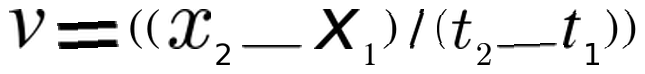
#> input picture examples/slash.png, 645 x 74 px
$ python -i components.py   (imports and definitions only)
#> lines starting #> are read from the running program, lines starting #| are printed output that depends on the picture; after the words box and inside, x2 and y2 are one past the last pixel; in counts of white or black regions, pixels touching at a corner belong together
"""Connected components retain their IDs through every merge.

AI-assisted implementation. A bounding box is used for geometry, never to
discover which other components belong to a symbol. Touching symbols within
one component still require a separate split algorithm; this does not add one.
"""
from dataclasses import dataclass
import numpy as np
from PIL import Image, ImageFilter, ImageOps
from scipy import ndimage


@dataclass(frozen=True)
class Group:
    ids: tuple
    box: tuple


def combine(a, b):
    return Group(tuple(sorted(a.ids + b.ids)), (
        min(a.box[0], b.box[0]), min(a.box[1], b.box[1]),
        max(a.box[2], b.box[2]), max(a.box[3], b.box[3])))


def otsu(a):
    hist = np.bincount(a.ravel(), minlength=256).astype(np.float64)
    w = hist.cumsum()
    s = (hist * np.arange(256)).cumsum()
    variance = (s[-1] * w - s * w[-1]) ** 2 / np.maximum(1, w * (w[-1] - w))
    return a <= int(variance.argmax())


def preprocess(source):
    source = ImageOps.exif_transpose(source).convert('RGBA')
    background = Image.new('RGBA', source.size, 'white')
    background.alpha_composite(source)
    image = background.convert('L')
    image.thumbnail((1600, 1600))
    pixels = np.asarray(image, dtype=np.float32)
    bg = np.asarray(image.filter(ImageFilter.GaussianBlur(
        max(8, .05 * min(image.size)))), dtype=np.float32)
    pixels = np.clip(255 * pixels / (bg + 1), 0, 255).astype('uint8')
    labels, _ = ndimage.label(otsu(pixels), np.ones((3, 3)))
    heights = [s[0].stop - s[0].start for s in ndimage.find_objects(labels)
               if s and s[0].stop - s[0].start > 3
               and s[1].stop - s[1].start < 4 * (s[0].stop - s[0].start)]
    height = float(np.percentile(heights, 70)) if heights else max(1, image.height)
    scale = min(48 / height, 1024 / image.width, 512 / image.height)
    image = Image.fromarray(pixels).resize((max(1, round(image.width * scale)),
                                          max(1, round(image.height * scale))),
                                         Image.Resampling.LANCZOS)
    return image, otsu(np.asarray(image))


def group_components(mask):
    labels, _ = ndimage.label(mask, np.ones((3, 3)))
    groups = []
    for index, bounds in enumerate(ndimage.find_objects(labels), 1):
        if bounds and np.count_nonzero(labels[bounds] == index) >= 3:
            y, x = bounds
            groups.append(Group((index,), (x.start, y.start, x.stop, y.stop)))
    heights = [g.box[3] - g.box[1] for g in groups
               if g.box[3] - g.box[1] > 4
               and g.box[2] - g.box[0] < 4 * (g.box[3] - g.box[1])]
    height = float(np.median(heights)) if heights else 32.0
    # '=' candidates keep the original IDs of the two bars.
    candidates = []
    for i, ga in enumerate(groups):
        a = ga.box
        aw, ah = a[2] - a[0], a[3] - a[1]
        if aw < 3 * ah:
            continue
        for j in range(i + 1, len(groups)):
            b = groups[j].box
            bw, bh = b[2] - b[0], b[3] - b[1]
            overlap = max(0, min(a[2], b[2]) - max(a[0], b[0])) / min(aw, bw)
            gap = max(a[1], b[1]) - min(a[3], b[3])
            if (bw >= 3 * bh and overlap >= .8 and min(aw, bw) / max(aw, bw) >= .7
                    and 0 < gap <= .5 * height):
                candidates.append((overlap - gap / height, i, j))
    used, merged = set(), []
    for _, i, j in sorted(candidates, reverse=True):
        if i in used or j in used:
            continue
        a, b = groups[i].box, groups[j].box
        between = any(k not in (i, j) and max(a[1], b[1]) > g.box[3]
                      and min(a[3], b[3]) < g.box[1]
                      and min(a[2], b[2]) > g.box[0]
                      and max(a[0], b[0]) < g.box[2] for k, g in enumerate(groups))
        if not between:
            used.update((i, j))
            merged.append(combine(groups[i], groups[j]))
    groups = [g for i, g in enumerate(groups) if i not in used] + merged
    heights = [g.box[3] - g.box[1] for g in groups
               if g.box[3] - g.box[1] > 3
               and g.box[2] - g.box[0] < 4 * (g.box[3] - g.box[1])]
    height = max(1., float(np.median(heights))) if heights else 48.
    # Dot + stem (i/j): the ownership set is merged as well as the box.
    used, merged = set(), []
    for i, dot in enumerate(groups):
        p = dot.box
        pw, ph = p[2] - p[0], p[3] - p[1]
        if pw > .25 * height or ph > .25 * height:
            continue
        choices = []
        for j, stem in enumerate(groups):
            b = stem.box
            bw, bh = b[2] - b[0], b[3] - b[1]
            dx = abs((p[0] + p[2] - b[0] - b[2]) / 2)
            gap = b[1] - p[3]
            if (i != j and bh >= .5 * height and bw <= .6 * height
                    and pw * ph <= .2 * bw * bh and dx <= .25 * height
                    and 0 <= gap <= .4 * height):
                choices.append((dx / height + gap / height, j))
        choices.sort()
        if choices and (len(choices) == 1 or choices[1][0] - choices[0][0] >= .1):
            j = choices[0][1]
            if i not in used and j not in used:
                used.update((i, j))
                merged.append(combine(dot, groups[j]))
    groups = [g for i, g in enumerate(groups) if i not in used] + merged
    groups.sort(key=lambda g: ((g.box[0] + g.box[2]) / 2,
                               (g.box[1] + g.box[3]) / 2))
    return labels, groups


def masked_patch(image, labels, group):
    x0, y0, x1, y1 = group.box
    own_pixels = np.isin(labels[y0:y1, x0:x1], group.ids)
    return Image.fromarray(np.where(own_pixels,
        np.asarray(image)[y0:y1, x0:x1], 255).astype('uint8'))


def crop_symbol(image):
    image = image.convert('L')
    bounds = Image.fromarray((np.asarray(image) < 180).astype('uint8') * 255).getbbox()
    if bounds:
        image = image.crop(bounds)
    image.thumbnail((28, 28))
    canvas = Image.new('L', (32, 32), 255)
    canvas.paste(image, ((32 - image.width) // 2, (32 - image.height) // 2))
    return (255 - np.asarray(canvas).astype('float32'))[None] / 255


def segment(source, max_segments=64):
    image, mask = preprocess(source)
    labels, groups = group_components(mask)
    if not groups or len(groups) > max_segments:
        raise ValueError('empty_or_excess_segments')
    boxes = [list(g.box) for g in groups]
    crops = np.stack([crop_symbol(masked_patch(image, labels, g)) for g in groups])
    b = np.asarray(boxes, dtype=np.float32)
    heights = [v[3] - v[1] for v in boxes
               if v[3] - v[1] > 3 and v[2] - v[0] < 4 * (v[3] - v[1])]
    h = max(1., float(np.median(heights))) if heights else 48.
    centers = (b[:, :2] + b[:, 2:]) / 2
    delta = np.vstack((np.zeros((1, 2), np.float32), np.diff(centers, axis=0))) / h
    geometry = np.column_stack((centers[:, 0] / image.width, centers[:, 1] / image.height,
        (b[:, 2] - b[:, 0]) / image.width, (b[:, 3] - b[:, 1]) / image.height,
        delta, (b[:, 2] - b[:, 0]) / h, (b[:, 3] - b[:, 1]) / h)).astype('float32')
    geometry[:, 4:] = geometry[:, 4:].clip(-4, 4)
    return crops, geometry, boxes

>>> from PIL import Image
>>> picture = Image.open('../../examples/slash.png')
#> picture is the input picture: PIL image 645x74 L; min 0, max 255, mean 232.3
>>> result = segment(picture)
#> in preprocess, `background = Image.new('RGBA', source.size, 'white')`: background: PIL image 645x74 RGBA; every value is 255
#> in preprocess, `pixels = np.clip(255 * pixels / (bg + 1), 0, 255).astype('uint8')`:
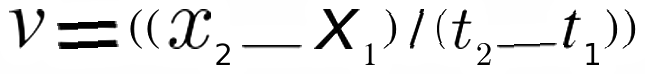
#> pixels: shape (74, 645); min 0, max 255, mean 234.1
#> in otsu, `hist = np.bincount(a.ravel(), minlength=256).astype(np.float64)`: hist = 256 values, max 35224 at index 255, min 3 at index 139, mean 186.4
#> in otsu, `w = hist.cumsum()`: w = 256 values from 1549 to 47730
#> in otsu, `s = (hist * np.arange(256)).cumsum()`: s = 256 values from 0 to 11172301
#> in otsu, `variance = (s[-1] * w - s * w[-1]) ** 2 / np.maximum(1, w * (w[-1] - w))`: variance = 256 values, max 8.99e+12 at index 140, min 0 at index 255, mean 8.28e+12
#> in otsu, `return a <= int(variance.argmax())`: returned value: shape (74, 645) bool; 8.5% white; 20 white regions, largest, box (x1, y1, x2, y2) and area: (314, 9, 360, 49) 549, (169, 9, 211, 49) 472, (57, 21, 117, 30) 412
#> in preprocess, `labels, _ = ndimage.label(otsu(pixels), np.ones((3, 3)))`:
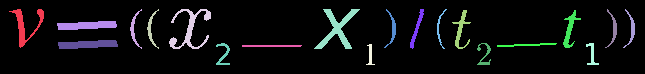
#> labels: shape (74, 645) int32; 21 distinct labels, from 0 to 20; one colour per label, 0 black
#> in preprocess, `heights = [s[0].stop - s[0].start for s in ndimage.find_objects(labels..`: heights = [39, 40, 40, 40, 40, 39, 40, 40, 39, 39, 39, 38, 22, 22, 22, 21]
#> in preprocess, `height = float(np.percentile(heights, 70)) if heights else max(1, imag..`: height = 40
#> in preprocess, `scale = min(48 / height, 1024 / image.width, 512 / image.height)`: scale = 1.2
#> in preprocess, `image = Image.fromarray(pixels).resize((max(1, round(image.width * sca..`:
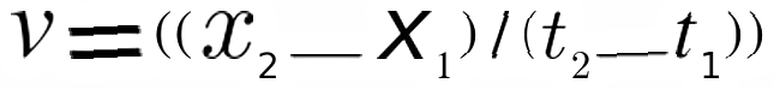
#> image: PIL image 774x89 L; min 0, max 255, mean 233.9
#> in otsu (call 2), `return a <= int(variance.argmax())`: returned value: shape (89, 774) bool; 8.6% white; 21 white regions (1 under 20 px), largest, box (x1, y1, x2, y2) and area: (377, 11, 432, 59) 803, (203, 11, 253, 59) 692, (70, 48, 142, 59) 608
#> in group_components, `labels, _ = ndimage.label(mask, np.ones((3, 3)))`:
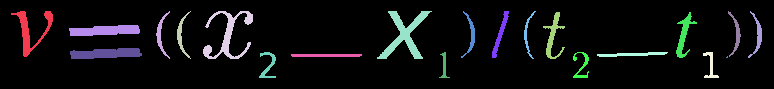
#> labels: shape (89, 774) int32; 22 distinct labels, from 0 to 21; one colour per label, 0 black
#> the loop in group_components, `for index, bounds in enumerate(ndimage.find_objects(labels), 1):` made 21 passes
#> after the loop in group_components, `for index, bounds in enumerate(ndimage.find_objects(labels), 1):`: groups = 21 items
#> in group_components, `heights = [g.box[3] - g.box[1] for g in groups if g.box[3] - g.box[1] ..`: heights = [46, 48, 48, 48, 48, 47, 47, 48, 46, 47, 47, 46, 26, 26, 26, 26]
#> in group_components, `height = float(np.median(heights)) if heights else 32.0`: height = 47
#> the loop in group_components, `for i, ga in enumerate(groups):` made 21 passes
#> (a, aw, ah) on passes 1 to 12: ((11, 11, 53, 57), 42, 46), ((156, 11, 170, 59), 14, 48), ((177, 11, 191, 59), 14, 48), ((203, 11, 253, 59), 50, 48), ((377, 11, 432, 59), 55, 48), ((461, 11, 475, 58), 14, 47), ((492, 11, 509, 58), 17, 47), ((524, 11, 536, 59), 12, 48), ((728, 11, 741, 57), 13, 46), ((748, 11, 762, 58), 14, 47), ((543, 12, 565, 59), 22, 47), ((676, 12, 697, 58), 21, 46)
#> after the loop in group_components, `for i, ga in enumerate(groups):`: candidates = [(0.731, 12, 13)]
#> the loop in group_components, `for _, i, j in sorted(candidates, reverse=True):` made 1 pass
#> (i, j, a, b, between) on pass 1: (12, 13, (69, 25, 140, 36), (70, 48, 142, 59), False)
#> after the loop in group_components, `for _, i, j in sorted(candidates, reverse=True):`: merged = 1 item; used = 2 items
#> in group_components, `groups = [g for i, g in enumerate(groups) if i not in used] + merged`: groups = 20 items
#> in group_components, `heights = [g.box[3] - g.box[1] for g in groups if g.box[3] - g.box[1] ..`: heights = [46, 48, 48, 48, 48, 47, 47, 48, 46, 47, 47, 46, 26, 26, 26, 26, 34]
#> the loop in group_components, `for i, dot in enumerate(groups):` made 20 passes
#> after the loop in group_components, `for i, dot in enumerate(groups):`: merged = []; used = 0 items
#> in segment, `labels, groups = group_components(mask)`: groups = 20 items
#> in segment, `boxes = [list(g.box) for g in groups]`: boxes = 20 items, first 6: [11, 11, 53, 57], [69, 25, 142, 59], [156, 11, 170, 59], [177, 11, 191, 59], [203, 11, 253, 59], [259, 52, 276, 78]
#> in masked_patch, `own_pixels = np.isin(labels[y0:y1, x0:x1], group.ids)`: own_pixels: shape (46, 42) bool; 26.5% white; 1 white region, box (x1, y1, x2, y2) and area: (0, 0, 42, 46) 512
#> in crop_symbol, `bounds = Image.fromarray((np.asarray(image) < 180).astype('uint8') * 2..`: bounds = (0, 0, 42, 46)
#> in crop_symbol, `canvas = Image.new('L', (32, 32), 255)`: canvas: PIL image 32x32 L; every value is 255
#> in masked_patch (call 2), `own_pixels = np.isin(labels[y0:y1, x0:x1], group.ids)`: own_pixels: shape (34, 73) bool; 48.7% white; 2 white regions, box (x1, y1, x2, y2) and area: (1, 23, 73, 34) 608, (0, 0, 71, 11) 601
#> in masked_patch (call 5), `x0, y0, x1, y1 = group.box`: x0 = 203; x1 = 253
#> in masked_patch (call 5), `own_pixels = np.isin(labels[y0:y1, x0:x1], group.ids)`:
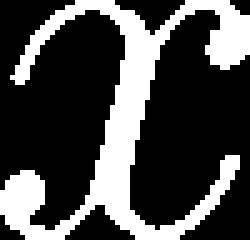
#> own_pixels: shape (48, 50) bool (shown 5 times larger); 28.8% white; 1 white region, box (x1, y1, x2, y2) and area: (0, 0, 50, 48) 692
#> in masked_patch (call 8), `own_pixels = np.isin(labels[y0:y1, x0:x1], group.ids)`: own_pixels: shape (48, 55) bool; 30.4% white; 1 white region, box (x1, y1, x2, y2) and area: (0, 0, 55, 48) 803
#> in masked_patch (call 13), `own_pixels = np.isin(labels[y0:y1, x0:x1], group.ids)`: own_pixels: shape (47, 22) bool; 30.3% white; 1 white region, box (x1, y1, x2, y2) and area: (0, 0, 22, 47) 313
#> in masked_patch (call 16), `own_pixels = np.isin(labels[y0:y1, x0:x1], group.ids)`: own_pixels: shape (46, 21) bool; 32.3% white; 1 white region, box (x1, y1, x2, y2) and area: (0, 0, 21, 46) 312
#> in masked_patch (call 17), `x0, y0, x1, y1 = group.box`: x0 = 703; y0 = 52; x1 = 719; y1 = 78
#> in masked_patch (call 17), `return Image.fromarray(np.where(own_pixels, np.asarray(image)[y0:y1, x..`:
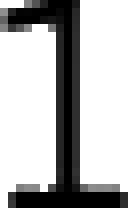
#> returned value: PIL image 16x26 L (shown 8 times larger); min 0, max 255, mean 183.1
#> in crop_symbol (call 17), `bounds = Image.fromarray((np.asarray(image) < 180).astype('uint8') * 2..`: bounds = (0, 0, 16, 26)
#> in crop_symbol (call 17), `canvas.paste(image, ((32 - image.width) // 2, (32 - image.height) // 2))`:
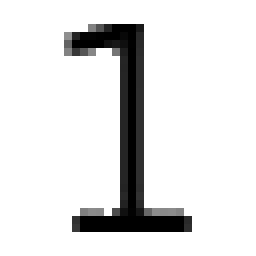
#> canvas: PIL image 32x32 L (shown 8 times larger); min 0, max 255, mean 225.8
#> in segment, `b = np.asarray(boxes, dtype=np.float32)`: b = 20 rows, first 6: [11, 11, 53, 57], [69, 25, 142, 59], [156, 11, 170, 59], [177, 11, 191, 59], [203, 11, 253, 59], [259, 52, 276, 78]
#> in segment, `heights = [v[3] - v[1] for v in boxes if v[3] - v[1] > 3 and v[2] - v[..`: heights = [46, 34, 48, 48, 48, 26, 48, 26, 47, 47, 48, 47, 26, 46, 26, 46, 47]
#> in segment, `h = max(1., float(np.median(heights))) if heights else 48.`: h = 47
#> in segment, `centers = (b[:, :2] + b[:, 2:]) / 2`: centers = 20 rows, first 8: [32, 34], [105.5, 42], [163, 35], [184, 35], [228, 35], [267.5, 65], [326.5, 55.5], [404.5, 35]
#> in segment, `delta = np.vstack((np.zeros((1, 2), np.float32), np.diff(centers, axis..`: delta = 20 rows, first 8: [0, 0], [1.56, 0.17], [1.22, -0.149], [0.447, 0], [0.936, 0], [0.84, 0.638], [1.26, -0.202], [1.66, -0.436]
